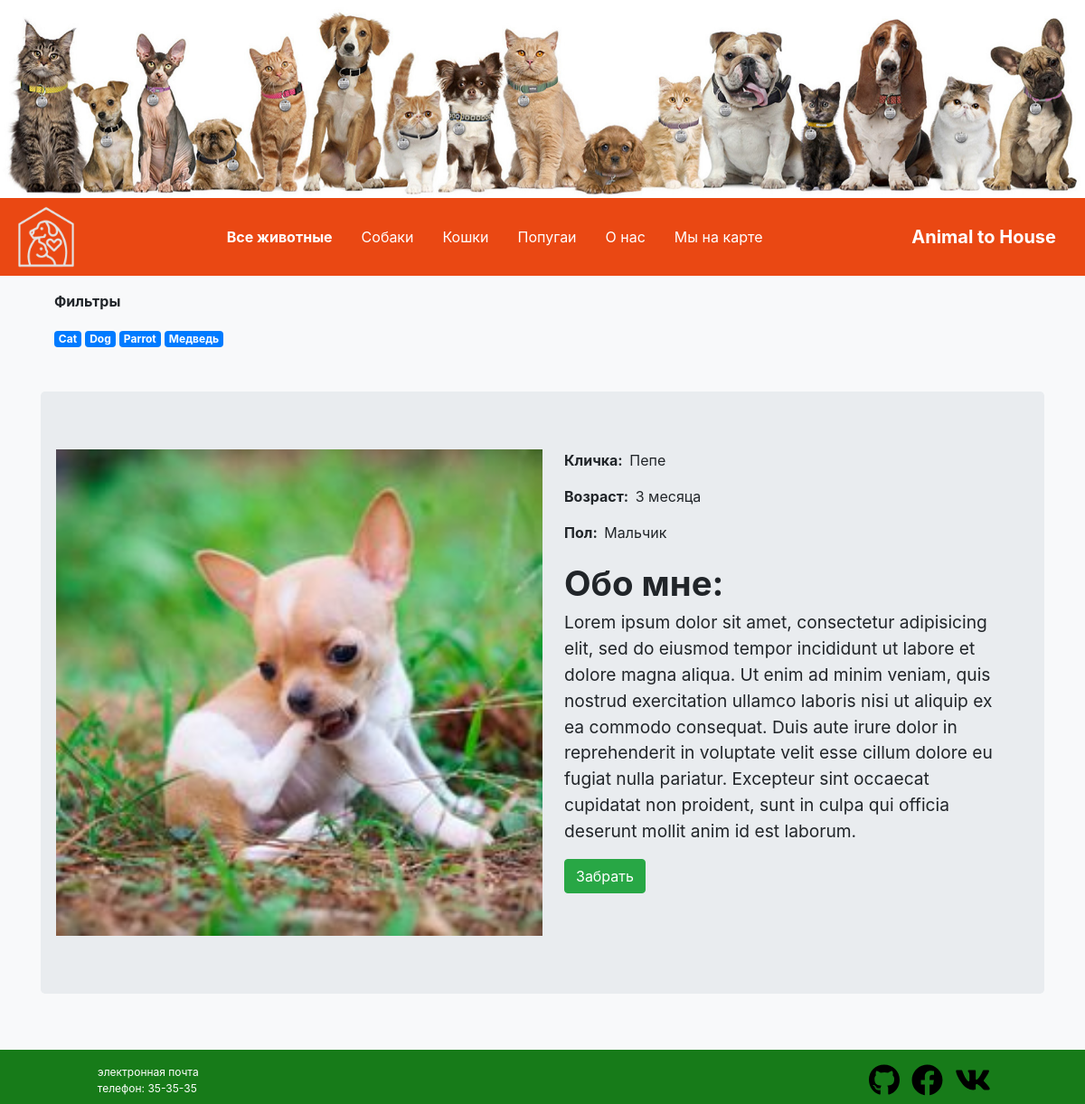
/2, run on the app's committed database.
### animal_shelter/models.py (models this page shows, shortened)
class Kind(models.Model):
    name = models.CharField(max_length=50, verbose_name="Вид", null=True, blank=True)
    def __str__(self):
        return self.name

class Pet(models.Model):
    name = models.CharField(max_length=13, verbose_name='Кличка')
    description = models.TextField(verbose_name='О питомце')
    receipt_date = models.DateField(auto_now=True, verbose_name="Поступил")
    face = models.ImageField(upload_to='pets_foto', blank=True, verbose_name="Фотография")
    birth_data = models.DateField(blank=True, null=True, verbose_name='Дата рождения')
    MALE = 'Мальчик'
    FEMALE = 'Девочка'
    GENDER = [(MALE, "Мальчик"), (FEMALE, "Девочка"), ]
    gender = models.CharField(max_length=10, choices=GENDER, verbose_name='Пол', null=True)
    kind = models.ForeignKey(Kind, on_delete=models.CASCADE, null=True, blank=True, verbose_name="Вид")
    @property
    def age(self):
        age = int((datetime.now().date() - self.birth_data).days / 31)
        if age < 12:
            last_simbol = age % 10
            if last_simbol == 1:
                return f'{age} месяц'
            elif last_simbol in (2, 3, 4):
                return f'{age} месяца'
            elif age % 100 in range(5, 21):
                return f'{age} месяцев'

### animal_shelter/views.py (the view)
# urls.py: path('<int:pk>', PetsDetailView.as_view(), name='pet-detail'),
class PetsDetailView(DetailView):
    model = Pet
    template_name = 'base2.html'
    def get_context_data(self, **kwargs):
        context = super().get_context_data(**kwargs)
        context['kind'] = Kind.objects.all()
        return context

### animal_shelter/templates/base2.html (shortened to what this page needs)
{% extends 'for_base/top.html' %}
{% block finder_by_kind %}
    <p><b>Фильтры</b></p>
    {% for k in kind %}
        <a href="{% url 'animal_shelter:finder_by_kind' k.name %}"><div class="badge badge-primary">{{ k }}</div></a>
    {% endfor %}
{% endblock %}
{% block contant %}
       <div class=" mt-5 jumbotron">
            <div class="row">
                <div class="w-50">
                    <img class="w-100" src="{{ media }}{{ object.face }}" alt="">
                </div>
                <div class="ml-4 flex-column right-block">
                    <div>
                        <div class="d-flex">
                            <span>Кличка: &nbsp</span><p>{{ object.name }}</p>
                        </div>
                        <div class="d-flex">
                            <span>Возраст: &nbsp</span><p>{{ object.age }}</p>
                        </div>
                        <div class="d-flex">
                            <span>Пол: &nbsp</span><p>{{ object.gender }}</p>
                        </div>
                        <div class="description">
                            <span style="font-weight: bold">Обо мне:</span>
                            <p>{{ object.description }}</p>
                        </div>
                        <div class="d-flex">
                            <button class="btn btn-success">Забрать</button>
                        </div>
                    </div>
                </div>
            </div>
       </div>
{% endblock %}

### animal_shelter/static/css/main.css (style rules this page uses)
.right-block { width: 45%; }
.d-flex span { font-weight: bold; }
.description span { font-weight: bold; font-size: 2.4rem; }
.description p { font-size: 1.2rem; }

### data on the page
Kind: name "Cat"
Kind: name "Dog"
Kind: name "Parrot"
Kind: name "Медведь"
Pet: face (picture), name "Пепе", age "3 месяца", gender "Мальчик", description "Lorem ipsum dolor sit amet, consectetur adipisicing elit, sed do eiusmod tempor incididunt ut labore et dolore magna aliqua. Ut enim ad minim veniam, quis nostrud exercitation ullamco laboris nisi ut aliquip ex ea commodo consequat. Duis aute irure dolor in reprehenderit in voluptate velit esse cillum dolore eu fugiat nulla pariatur. Excepteur sint occaecat cupidatat non proident, sunt in culpa qui officia deserunt mollit anim id est laborum."
